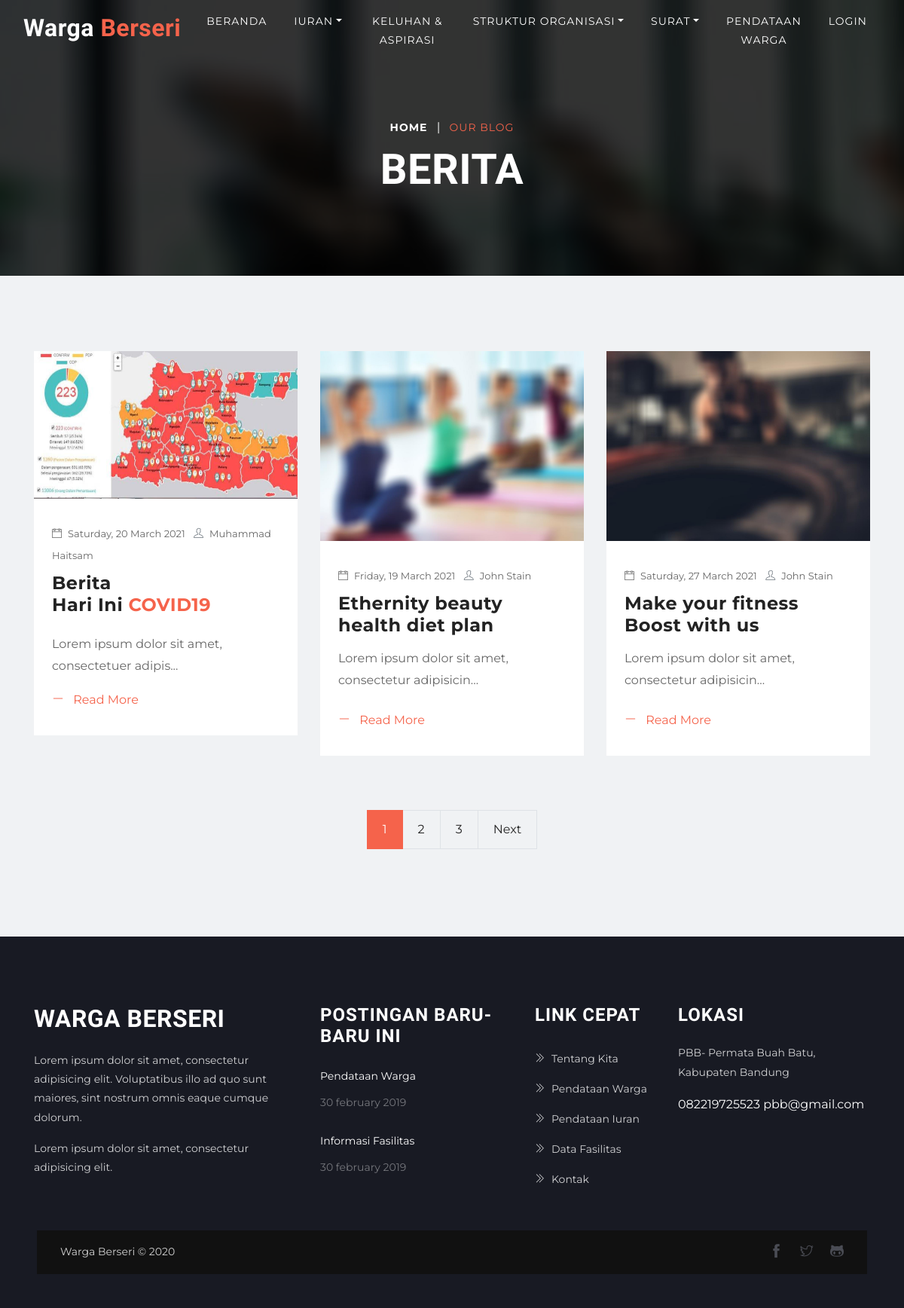
The app's page /index.php/user/dashboard/berita with its own data.
### tables this page shows
CREATE TABLE `berita` (
  `id` int(10) UNSIGNED NOT NULL,
  `judul` varchar(255) NOT NULL,
  `isi` text NOT NULL,
  `penulis` varchar(150) NOT NULL,
  `waktu_post` datetime NOT NULL,
  `terakhir_diubah` datetime NOT NULL,
  `thumbnail` varchar(255) NOT NULL
);

### index.php (called while the page is built, shortened)
<?php
require_once BASEPATH.'core/CodeIgniter.php';

### application/views/user/pages/dashboard/berita.php (the view)
<div class="main-wrapper ">
<section class="page-title bg-2">
  <div class="container">
    <div class="row">
      <div class="col-lg-12 text-center">
          <ul class="list-inline mb-0">
            <li class="list-inline-item"><a href="index.html" class="text-sm letter-spacing text-white text-uppercase font-weight-bold">Home</a></li>
            <li class="list-inline-item"><span class="text-white">|</span></li>
            <li class="list-inline-item"><a href="#" class="text-color text-uppercase text-sm letter-spacing">our blog</a></li>
          </ul>
           <h1 class="text-lg text-white mt-2">Berita</h1>
      </div>
    </div>
  </div>
</section>
<section class="section blog bg-gray">
	<div class="container">
		<div class="row">
			<?php foreach ($berita as $row): ?>
				<div class="col-lg-4 col-md-6">
					<article class="card border-0 rounded-0 mb-4">
						<img src="<?= base_url('uploads/berita/').$row['thumbnail'] ?>" alt="<?=$row['thumbnail']?>" class="img-fluid">
						<div class="mt-3 px-4 py-3 ">
							<div class="blog-post-meta text-capitalize mb-2">
								<span class="post-meta date-meta mr-2">
									<i class="ti-calendar mr-2"></i><?= date('l, d F Y', strtotime($row['waktu_post'])) ?>
								</span>
								<span class="post-meta author"><i class="ti-user mr-2 text-muted"></i><?= $row['penulis'] ?></span>
							</div>
							<a href="<?= base_url('user/dashboard/detailBerita/').$row['id'] ?>"><h4 class="mb-3 font-secondary"><?= $row['judul'] ?></h4></a>
							<?php
							$jml_karakter = strlen($row['isi']);
							if ($jml_karakter>50) {
								$isi = strrev($row['isi']);
								$x = $jml_karakter - 50;
								$isi = substr($isi, $x);
								$isi = strrev($isi);
							} else{
								$isi = $row['isi'];
							}
							 ?>
							<p class="mb-4"><?= $isi ?>...</p>
							<a href="<?= base_url('user/dashboard/detailBerita/').$row['id'] ?>" class="text-color mb-3 d-block"><i class="ti-minus mr-2"></i> Read More</a>
						</div>
					</article>
				</div>
			<?php endforeach ?>
		</div>
		<div class="row justify-content-center mt-5">
			<?php echo $this->pagination->create_links(); ?>
		</div>
	</div>
</section>

### assets/user/css/style.css (style rules this page uses)
body { line-height: 1.8; font-family: "Montserrat", sans-serif; -webkit-font-smoothing: antialiased; font-size: 16px; color: rgba(0, 0, 0, 0.6); }
h1, .h1, h2, .h2, h3, .h3, h4, .h4, h5, .h5, h6, .h6 { font-family: "Barlow Condensed", sans-serif; font-weight: 700; color: #232323; letter-spacing: 0.5px; }
h1, .h1 { font-size: 48px; text-transform: uppercase; }
h4, .h4 { font-size: 22px; line-height: 30px; }
.font-secondary { font-family: "Montserrat", sans-serif; }
html, body { overflow-x: hidden; width: 100%; }
.bg-gray { background: #f0f2f4; }
.section { padding: 100px 0; }
.page-title { padding: 155px 0 100px; }
.overly-2, .page-title, .slider, .cta, .textimonial { position: relative; }
.overly-2:before, .page-title:before, .slider:before, .cta:before, .textimonial:before { content: ""; position: absolute; left: 0; top: 0; bottom: 0; right: 0; width: 100%; height: 100%; background: #000; opacity: 0.8; }
.text-color { color: #f5634b; }
.text-sm { font-size: 14px; }
.text-lg { font-size: 56px; line-height: 66px; }
a { transition: all 0.35s ease; }
.letter-spacing { letter-spacing: 1px; }
.bg-2 { background: url("../images/bg/bg-image-2-1.jpg") no-repeat; background-size: cover; }
.blog .card a h4 { font-weight: 700; }
.blog-post-meta span { font-size: 13px; }
.pagination li a { color: #232323; }
.pagination .page-item:last-child .page-link { border-radius: 0px; }
.pagination .page-link { background: transparent; padding: 15px 20px; }

### application/views/user/layouts/link.php (style rules this page uses)
body { line-height: 1.8; font-family: "Montserrat", sans-serif; -webkit-font-smoothing: antialiased; font-size: 16px; color: rgba(0, 0, 0, 0.6); }
h1, .h1, h2, .h2, h3, .h3, h4, .h4, h5, .h5, h6, .h6 { font-family: "Barlow Condensed", sans-serif; font-weight: 700; color: #232323; letter-spacing: 0.5px; }

### records on screen
berita: thumbnail (picture), waktu_post "Saturday, 20 March 2021", penulis "Muhammad Haitsam", judul "Berita Hari Ini COVID19", isi "Lorem ipsum dolor sit amet, consectetuer adipis"
berita: thumbnail (picture), waktu_post "Friday, 19 March 2021", penulis "John Stain", judul "Ethernity beauty health diet plan", isi "Lorem ipsum dolor sit amet, consectetur adipisicin"
berita: thumbnail (picture), waktu_post "Saturday, 27 March 2021", penulis "John Stain", judul "Make your fitness Boost with us", isi "Lorem ipsum dolor sit amet, consectetur adipisicin"

### other values on screen
$this->pagination->create_links() "1 2 3 Next"
